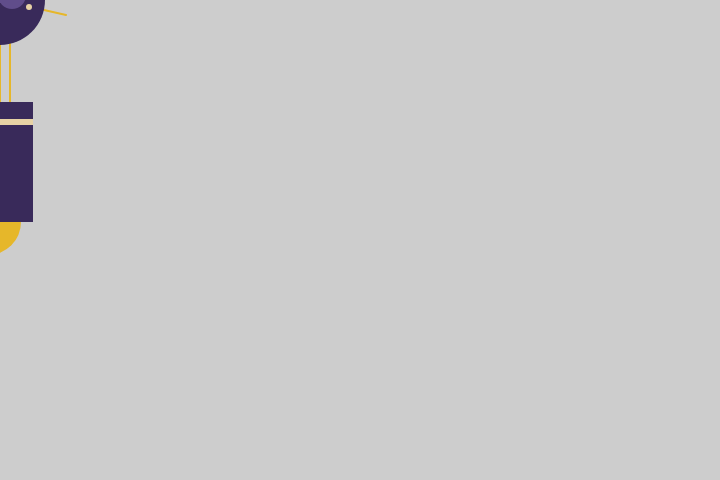
Frame 1 (no input)
Frame 60 (no input): identical to frame 1, image omitted
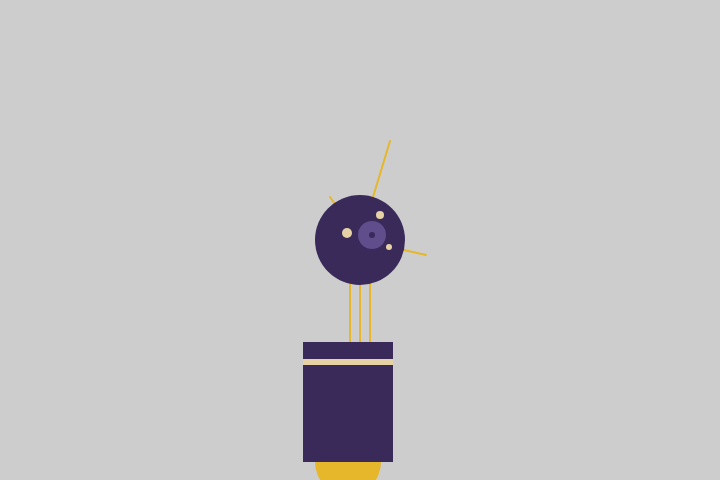
Frame 120 (the mouse pressed at the canvas centre since frame 60)

The p5.js sketch that drew these frames (run headless with seeded random() and noise() and a simulated clock; from frame 60 on, the mouse is pressed at the canvas centre):

// p5.js sketch
// ── sketch.js
function setup() {
 createCanvas(720, 480); // sets the width and height of the canvas to 720x480 pixels
 smooth(); // didn't see a difference when I changed it to noSmooth, but this is to ensure all geometry has smooth edges
 strokeWeight(2); // sets thickness of all the lines to 2
}

function draw() {
 background(205); // since the program is running on a continuos loop, each time you move the mouse it is drawing a new robot. Without having a background set, you see each previous robot that has been drawn before. Best guess, am I right?!
 translate(mouseX-276, mouseY-155);
 // Neck
 stroke (230, 183, 42); // sets the color of the neck lines
 line(266, 257, 266, 162); // length and positioning of first neck line
 line(276, 257, 276, 162); // length and positioning of second neck line
 line(286, 257, 286, 162); // length and positioning of third neck line
 
 // Antennae
 line(276, 155, 246, 112); // length and positioning of left antenna
 line(276, 155, 306, 56); // length and positioning of middle antenna
 line(276, 155, 342, 170); // length and positioning of right antenna
 
 // Body
 noStroke(); // removes the stroke for all subsequent shapes
 fill(230, 183, 42); // sets the color for the circle at the bottom of the body
 ellipse(264, 377, 66, 66); // creates the circle shape at the bottomof the body
 fill(57, 42, 90); //sets the color for the rectangle body
 rect(219, 257, 90, 120); // dimensions and positioning of the rectangle body
 fill(231, 210, 165); // sets the color for the stripe across the body
 rect(219, 274, 90, 6); // creates a rectangle shape for the stripe across the body
 
 // Head
 fill(57, 42, 90); // fills the color of the head
 ellipse(276, 155, 90, 90); // creates the shape and position of the head
 fill(96, 77, 139); // fills the largest circle on the head with color
 ellipse(288, 150, 28, 28); // creates a large circle on the head
 fill(57, 42, 90); // sets the color of the small dot
 ellipse(288, 150, 6, 6); // creates a small dot within the larger circle on the head
 fill(231, 210, 165); // sets the fill color for the next three circles on the head
 ellipse(263, 148, 10, 10); // creates a larger circle on the head to the left
 ellipse(296, 130, 8, 8); // creates a medium circle on the head towards the top
 ellipse(305, 162, 6, 6); // creates an even smaller circle on the head to the right
}
